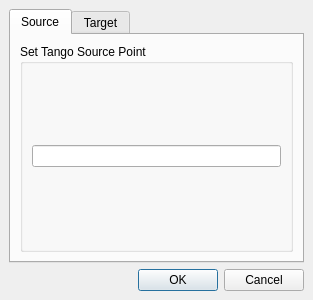
<ui version="4.0" >
 <class>EditSourceTarget</class>
 <widget class="QDialog" name="EditSourceTarget" >
  <property name="geometry" >
   <rect>
    <x>0</x>
    <y>0</y>
    <width>313</width>
    <height>300</height>
   </rect>
  </property>
  <property name="windowTitle" >
   <string>Edit Source and Target</string>
  </property>
  <layout class="QGridLayout" >
   <property name="margin" >
    <number>9</number>
   </property>
   <property name="spacing" >
    <number>6</number>
   </property>
   <item row="1" column="0" >
    <widget class="QDialogButtonBox" name="buttonBox" >
     <property name="orientation" >
      <enum>Qt::Horizontal</enum>
     </property>
     <property name="standardButtons" >
      <set>QDialogButtonBox::Cancel|QDialogButtonBox::NoButton|QDialogButtonBox::Ok</set>
     </property>
    </widget>
   </item>
   <item row="0" column="0" >
    <widget class="QTabWidget" name="tabWidget" >
     <property name="currentIndex" >
      <number>0</number>
     </property>
     <widget class="QWidget" name="tab" >
      <attribute name="title" >
       <string>Source</string>
      </attribute>
      <layout class="QGridLayout" >
       <property name="margin" >
        <number>9</number>
       </property>
       <property name="spacing" >
        <number>6</number>
       </property>
       <item row="0" column="0" >
        <widget class="QGroupBox" name="groupBox_2" >
         <property name="sizePolicy" >
          <sizepolicy>
           <hsizetype>5</hsizetype>
           <vsizetype>5</vsizetype>
           <horstretch>0</horstretch>
           <verstretch>1</verstretch>
          </sizepolicy>
         </property>
         <property name="title" >
          <string>Set Tango Source Point</string>
         </property>
         <layout class="QVBoxLayout" >
          <property name="margin" >
           <number>9</number>
          </property>
          <property name="spacing" >
           <number>6</number>
          </property>
          <item>
           <widget class="QLineEdit" name="lineEdit" >
            <property name="toolTip" >
             <string>&lt;html>&lt;head>&lt;meta name="qrichtext" content="1" />&lt;/head>&lt;body style=" white-space: pre-wrap; font-family:Sans Serif; font-size:9pt; font-weight:400; font-style:normal; text-decoration:none;">&lt;p style=" margin-top:0px; margin-bottom:0px; margin-left:0px; margin-right:0px; -qt-block-indent:0; text-indent:0px;">Valid formats are:&lt;/p>&lt;p style=" margin-top:0px; margin-bottom:0px; margin-left:0px; margin-right:0px; -qt-block-indent:0; text-indent:0px;">for attributes: &lt;span style=" font-weight:600;">tango/device/server/attribute&lt;/span>&lt;/p>&lt;p style=" margin-top:0px; margin-bottom:0px; margin-left:0px; margin-right:0px; -qt-block-indent:0; text-indent:0px;">for commands: &lt;span style=" font-weight:600;">tango/device/server-&amp;gt;command&lt;/span>&lt;/p>&lt;p style="-qt-paragraph-type:empty; margin-top:0px; margin-bottom:0px; margin-left:0px; margin-right:0px; -qt-block-indent:0; text-indent:0px;">&lt;/p>&lt;p style=" margin-top:0px; margin-bottom:0px; margin-left:0px; margin-right:0px; -qt-block-indent:0; text-indent:0px;">You can also specify a Tango Database:&lt;/p>&lt;p style=" margin-top:0px; margin-bottom:0px; margin-left:0px; margin-right:0px; -qt-block-indent:0; text-indent:0px;">for attributes: &lt;span style=" font-weight:600;">host:port/tango/device/server/attribute&lt;/span>&lt;/p>&lt;p style=" margin-top:0px; margin-bottom:0px; margin-left:0px; margin-right:0px; -qt-block-indent:0; text-indent:0px;">for commands: &lt;span style=" font-weight:600;">host:port/tango/device/server-&amp;gt;command&lt;/span>&lt;/p>&lt;p style="-qt-paragraph-type:empty; margin-top:0px; margin-bottom:0px; margin-left:0px; margin-right:0px; -qt-block-indent:0; text-indent:0px;">&lt;/p>&lt;/body>&lt;/html></string>
            </property>
           </widget>
          </item>
         </layout>
        </widget>
       </item>
      </layout>
     </widget>
     <widget class="QWidget" name="tab_2" >
      <attribute name="title" >
       <string>Target</string>
      </attribute>
      <layout class="QGridLayout" >
       <property name="margin" >
        <number>9</number>
       </property>
       <property name="spacing" >
        <number>6</number>
       </property>
       <item row="0" column="0" >
        <widget class="QGroupBox" name="groupBox" >
         <property name="title" >
          <string>Set Tango Targets</string>
         </property>
         <layout class="QGridLayout" >
          <property name="margin" >
           <number>9</number>
          </property>
          <property name="spacing" >
           <number>6</number>
          </property>
          <item row="2" column="1" >
           <widget class="QToolButton" name="moveItemDownButton" >
            <property name="toolTip" >
             <string>Move Item Down</string>
            </property>
            <property name="text" >
             <string>D</string>
            </property>
           </widget>
          </item>
          <item row="2" column="0" >
           <layout class="QHBoxLayout" >
            <property name="margin" >
             <number>0</number>
            </property>
            <property name="spacing" >
             <number>6</number>
            </property>
            <item>
             <spacer>
              <property name="orientation" >
               <enum>Qt::Horizontal</enum>
              </property>
              <property name="sizeHint" >
               <size>
                <width>40</width>
                <height>20</height>
               </size>
              </property>
             </spacer>
            </item>
            <item>
             <widget class="QLabel" name="textLabel" >
              <property name="sizePolicy" >
               <sizepolicy>
                <hsizetype>0</hsizetype>
                <vsizetype>5</vsizetype>
                <horstretch>0</horstretch>
                <verstretch>0</verstretch>
               </sizepolicy>
              </property>
              <property name="text" >
               <string>&amp;Text</string>
              </property>
              <property name="buddy" >
               <cstring>itemTextLineEdit</cstring>
              </property>
             </widget>
            </item>
            <item>
             <widget class="QLineEdit" name="itemTextLineEdit" >
              <property name="sizePolicy" >
               <sizepolicy>
                <hsizetype>7</hsizetype>
                <vsizetype>4</vsizetype>
                <horstretch>0</horstretch>
                <verstretch>0</verstretch>
               </sizepolicy>
              </property>
              <property name="toolTip" >
               <string>Set Item Text</string>
              </property>
             </widget>
            </item>
           </layout>
          </item>
          <item row="1" column="1" >
           <widget class="QToolButton" name="moveItemUpButton" >
            <property name="toolTip" >
             <string>Move Item Up</string>
            </property>
            <property name="text" >
             <string>U</string>
            </property>
           </widget>
          </item>
          <item row="1" column="0" >
           <layout class="QHBoxLayout" >
            <property name="margin" >
             <number>0</number>
            </property>
            <property name="spacing" >
             <number>6</number>
            </property>
            <item>
             <widget class="QToolButton" name="newItemButton" >
              <property name="toolTip" >
               <string>New Item</string>
              </property>
              <property name="text" >
               <string>&amp;New Item</string>
              </property>
             </widget>
            </item>
            <item>
             <widget class="QToolButton" name="deleteItemButton" >
              <property name="toolTip" >
               <string>Delete Item</string>
              </property>
              <property name="text" >
               <string>&amp;Delete Item</string>
              </property>
             </widget>
            </item>
            <item>
             <spacer>
              <property name="orientation" >
               <enum>Qt::Horizontal</enum>
              </property>
              <property name="sizeHint" >
               <size>
                <width>16</width>
                <height>10</height>
               </size>
              </property>
             </spacer>
            </item>
           </layout>
          </item>
          <item row="0" column="0" colspan="2" >
           <widget class="QListWidget" name="listWidget" >
            <property name="toolTip" >
             <string>&lt;html>&lt;head>&lt;meta name="qrichtext" content="1" />&lt;/head>&lt;body style=" white-space: pre-wrap; font-family:Sans Serif; font-size:9pt; font-weight:400; font-style:normal; text-decoration:none;">&lt;p style=" margin-top:0px; margin-bottom:0px; margin-left:0px; margin-right:0px; -qt-block-indent:0; text-indent:0px;">Valid formats are:&lt;/p>&lt;p style=" margin-top:0px; margin-bottom:0px; margin-left:0px; margin-right:0px; -qt-block-indent:0; text-indent:0px;">for attributes: &lt;span style=" font-weight:600;">tango/device/server/attribute&lt;/span>&lt;/p>&lt;p style=" margin-top:0px; margin-bottom:0px; margin-left:0px; margin-right:0px; -qt-block-indent:0; text-indent:0px;">for commands: &lt;span style=" font-weight:600;">tango/device/server-&amp;gt;command&lt;/span>&lt;/p>&lt;p style="-qt-paragraph-type:empty; margin-top:0px; margin-bottom:0px; margin-left:0px; margin-right:0px; -qt-block-indent:0; text-indent:0px;">&lt;/p>&lt;p style=" margin-top:0px; margin-bottom:0px; margin-left:0px; margin-right:0px; -qt-block-indent:0; text-indent:0px;">You can also specify a Tango Database:&lt;/p>&lt;p style=" margin-top:0px; margin-bottom:0px; margin-left:0px; margin-right:0px; -qt-block-indent:0; text-indent:0px;">for attributes: &lt;span style=" font-weight:600;">host:port/tango/device/server/attribute&lt;/span>&lt;/p>&lt;p style=" margin-top:0px; margin-bottom:0px; margin-left:0px; margin-right:0px; -qt-block-indent:0; text-indent:0px;">for commands: &lt;span style=" font-weight:600;">host:port/tango/device/server-&amp;gt;command&lt;/span>&lt;/p>&lt;p style="-qt-paragraph-type:empty; margin-top:0px; margin-bottom:0px; margin-left:0px; margin-right:0px; -qt-block-indent:0; text-indent:0px;">&lt;/p>&lt;/body>&lt;/html></string>
            </property>
           </widget>
          </item>
         </layout>
        </widget>
       </item>
      </layout>
     </widget>
    </widget>
   </item>
  </layout>
 </widget>
 <resources/>
 <connections>
  <connection>
   <sender>buttonBox</sender>
   <signal>accepted()</signal>
   <receiver>EditSourceTarget</receiver>
   <slot>accept()</slot>
   <hints>
    <hint type="sourcelabel" >
     <x>248</x>
     <y>254</y>
    </hint>
    <hint type="destinationlabel" >
     <x>157</x>
     <y>274</y>
    </hint>
   </hints>
  </connection>
  <connection>
   <sender>buttonBox</sender>
   <signal>rejected()</signal>
   <receiver>EditSourceTarget</receiver>
   <slot>reject()</slot>
   <hints>
    <hint type="sourcelabel" >
     <x>316</x>
     <y>260</y>
    </hint>
    <hint type="destinationlabel" >
     <x>286</x>
     <y>274</y>
    </hint>
   </hints>
  </connection>
 </connections>
</ui>
